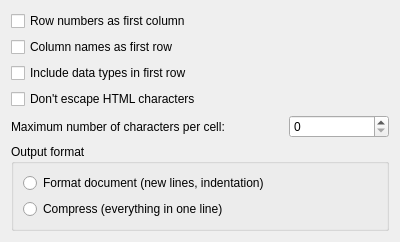
<?xml version="1.0" encoding="UTF-8"?>
<ui version="4.0">
 <class>HtmlExportConfig</class>
 <widget class="QWidget" name="HtmlExportConfig">
  <property name="geometry">
   <rect>
    <x>0</x>
    <y>0</y>
    <width>400</width>
    <height>228</height>
   </rect>
  </property>
  <property name="windowTitle">
   <string>Form</string>
  </property>
  <layout class="QGridLayout" name="gridLayout">
   <item row="4" column="1">
    <widget class="QSpinBox" name="spinBox">
     <property name="maximumSize">
      <size>
       <width>100</width>
       <height>16777215</height>
      </size>
     </property>
     <property name="maximum">
      <number>999999999</number>
     </property>
     <property name="cfg" stdset="0">
      <string>HtmlExport.ByteLengthLimit</string>
     </property>
    </widget>
   </item>
   <item row="4" column="0">
    <widget class="QLabel" name="label">
     <property name="text">
      <string>Maximum number of characters per cell:</string>
     </property>
    </widget>
   </item>
   <item row="2" column="0" colspan="2">
    <widget class="QCheckBox" name="dataTypesCheck">
     <property name="text">
      <string>Include data types in first row</string>
     </property>
     <property name="cfg" stdset="0">
      <string>HtmlExport.PrintDataTypes</string>
     </property>
    </widget>
   </item>
   <item row="1" column="0" colspan="2">
    <widget class="QCheckBox" name="colNamesCheck">
     <property name="text">
      <string>Column names as first row</string>
     </property>
     <property name="cfg" stdset="0">
      <string>HtmlExport.PrintHeader</string>
     </property>
    </widget>
   </item>
   <item row="0" column="0" colspan="2">
    <widget class="QCheckBox" name="rowNumsCheck">
     <property name="text">
      <string>Row numbers as first column</string>
     </property>
     <property name="cfg" stdset="0">
      <string>HtmlExport.PrintRowNum</string>
     </property>
    </widget>
   </item>
   <item row="5" column="0" colspan="2">
    <widget class="QGroupBox" name="outputFormatGroup">
     <property name="title">
      <string>Output format</string>
     </property>
     <layout class="QVBoxLayout" name="verticalLayout_2">
      <item>
       <widget class="ConfigRadioButton" name="formatRadio">
        <property name="text">
         <string>Format document (new lines, indentation)</string>
        </property>
        <property name="cfg" stdset="0">
         <string>HtmlExport.Format</string>
        </property>
        <property name="assignedValue" stdset="0">
         <string>format</string>
        </property>
       </widget>
      </item>
      <item>
       <widget class="ConfigRadioButton" name="compressRadio">
        <property name="text">
         <string>Compress (everything in one line)</string>
        </property>
        <property name="cfg" stdset="0">
         <string>HtmlExport.Format</string>
        </property>
        <property name="assignedValue" stdset="0">
         <string>compress</string>
        </property>
       </widget>
      </item>
     </layout>
    </widget>
   </item>
   <item row="3" column="0">
    <widget class="QCheckBox" name="dontEscapeCheck">
     <property name="toolTip">
      <string>&lt;p&gt;When enabled, HTML characters such as &amp;lt;, &amp;gt; and &amp;amp; are not escaped in exported values. This allows you for example to export hyper-link enabled documents, but it also may result in incorrect HTML document (unmatched pairs of &amp;lt; and &amp;gt; characters). Be warned.&lt;/p&gt;</string>
     </property>
     <property name="text">
      <string>Don't escape HTML characters</string>
     </property>
     <property name="cfg" stdset="0">
      <string>HtmlExport.DontEscapeHtml</string>
     </property>
    </widget>
   </item>
  </layout>
 </widget>
 <customwidgets>
  <customwidget>
   <class>ConfigRadioButton</class>
   <extends>QRadioButton</extends>
   <header>common/configradiobutton.h</header>
  </customwidget>
 </customwidgets>
 <resources/>
 <connections/>
</ui>
